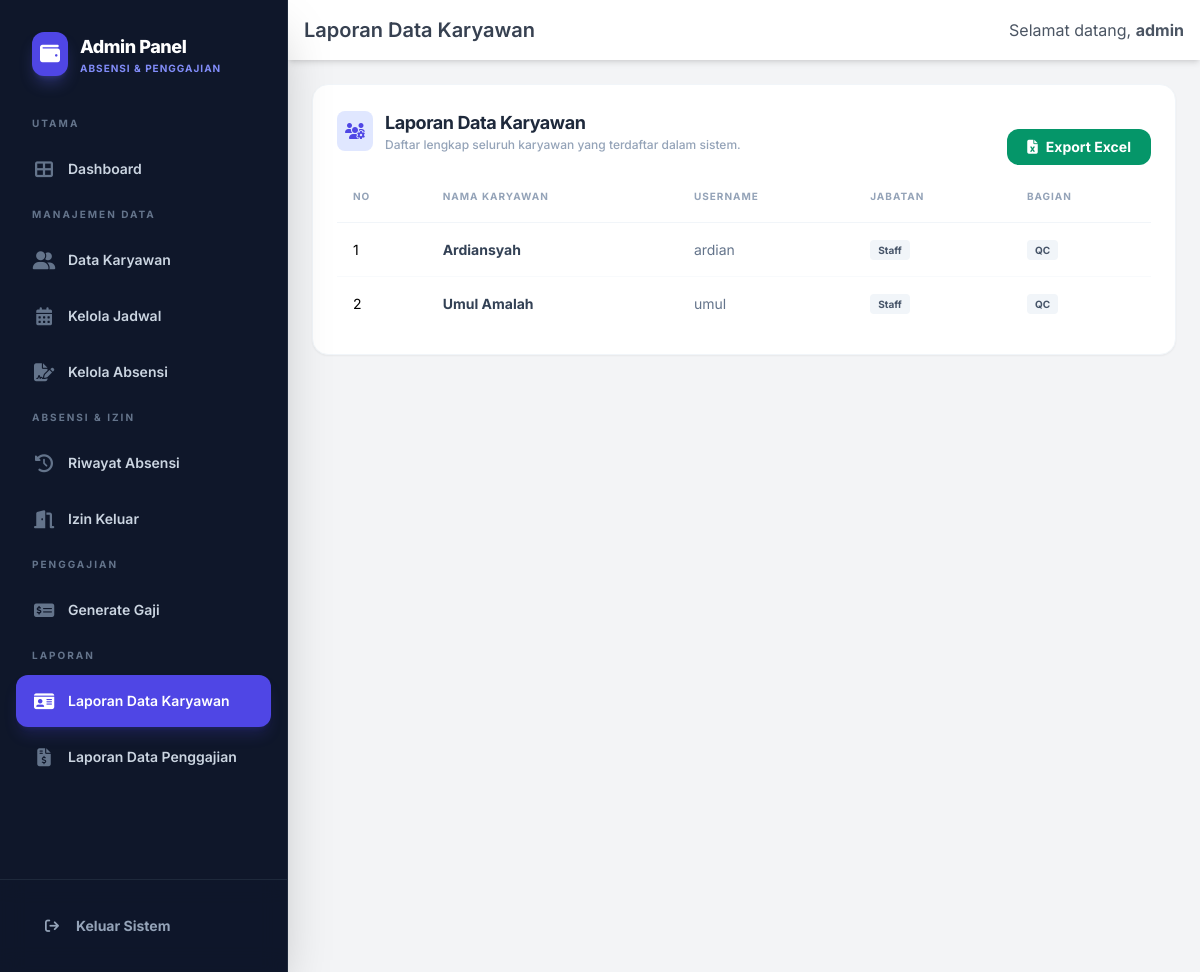
The app's page /admin/laporan_data_karyawan.php (signed in) with its own data.
### tables this page shows
CREATE TABLE `karyawan` (
  `id` int(11) NOT NULL,
  `nik` varchar(20) NOT NULL,
  `nama` varchar(100) NOT NULL,
  `username` varchar(20) NOT NULL,
  `password` varchar(255) NOT NULL,
  `jabatan` varchar(50) DEFAULT NULL,
  `bagian` varchar(50) DEFAULT NULL,
  `gaji_pokok` decimal(15,2) DEFAULT 0.00,
  `tunjangan_tetap` decimal(15,2) DEFAULT 0.00
);

### admin/laporan_data_karyawan.php (the view, shortened to what this page needs)
<?php
include 'header.php';
$query = "SELECT * FROM karyawan ORDER BY nama ASC";
$result = mysqli_query($koneksi, $query);
?>
<div class="space-y-6">
    <div class="bg-white p-6 rounded-2xl shadow-sm border border-slate-100">
        <div class=" flex justify-between items-center">
            <div class="flex items-center gap-3 mb-8">
                <div class="bg-indigo-100 p-2 rounded-lg text-indigo-600">
                    <i class="fas fa-users-cog"></i>
                </div>
                <div>
                    <h2 class="text-lg font-bold text-slate-800 tracking-tight">Laporan Data Karyawan</h2>
                    <p class="text-xs text-slate-400 font-medium">Daftar lengkap seluruh karyawan yang terdaftar dalam
                        sistem.</p>
                </div>
            </div>
            <button onclick="exportTableToExcel('tabelKaryawan', 'Laporan_Data_Karyawan')"
                class="bg-emerald-600 text-white px-5 py-2 rounded-xl text-sm font-bold hover:bg-emerald-700 transition flex items-center gap-2">
                <i class="fas fa-file-excel"></i> Export Excel
            </button>
        </div>
        <div class="overflow-x-auto">
            <table id="tabelLaporanKaryawan" class="w-full text-sm text-left">
                <thead>
                    <tr class="text-[10px] text-slate-400 uppercase tracking-widest border-b border-slate-100">
                        <th class="pb-4 px-4">No</th>
                        <th class="pb-4 px-4">Nama Karyawan</th>
                        <th class="pb-4 px-4">Username</th>
                        <th class="pb-4 px-4">Jabatan</th>
                        <th class="pb-4 px-4">Bagian</th>
                    </tr>
                </thead>
                <tbody class="divide-y divide-slate-50">
                    <?php $no = 1;
                    while ($row = mysqli_fetch_assoc($result)) : ?>
                        <tr class="hover:bg-slate-50 transition">
                            <td class="py-4 px-4"><?= $no++; ?></td>
                            <td class="py-4 px-4 font-bold text-slate-700"><?= $row['nama']; ?></td>
                            <td class="py-4 px-4 text-slate-500"><?= $row['username']; ?></td>
                            <td class="py-4 px-4">
                                <span
                                    class="bg-slate-100 text-slate-600 text-[10px] font-bold px-2 py-1 rounded"><?= $row['jabatan'] ?></span>
                            </td>
                            <td class="py-4 px-4">
                                <span
                                    class="bg-slate-100 text-slate-600 text-[10px] font-bold px-2 py-1 rounded"><?= $row['bagian'] ?></span>
                            </td>
                        </tr>
                    <?php endwhile; ?>
                </tbody>
            </table>
        </div>
    </div>
</div>
<?php include 'footer.php'; ?>

### admin/header.php (style rules this page uses)
body { font-family: 'Inter', sans-serif; }

### records on screen
karyawan: nama "Ardiansyah", username "ardian", jabatan "Staff", bagian "QC"
karyawan: nama "Umul Amalah", username "umul", jabatan "Staff", bagian "QC"

### other values on screen
$page_title "Laporan Data Karyawan"
$admin_username "admin"
